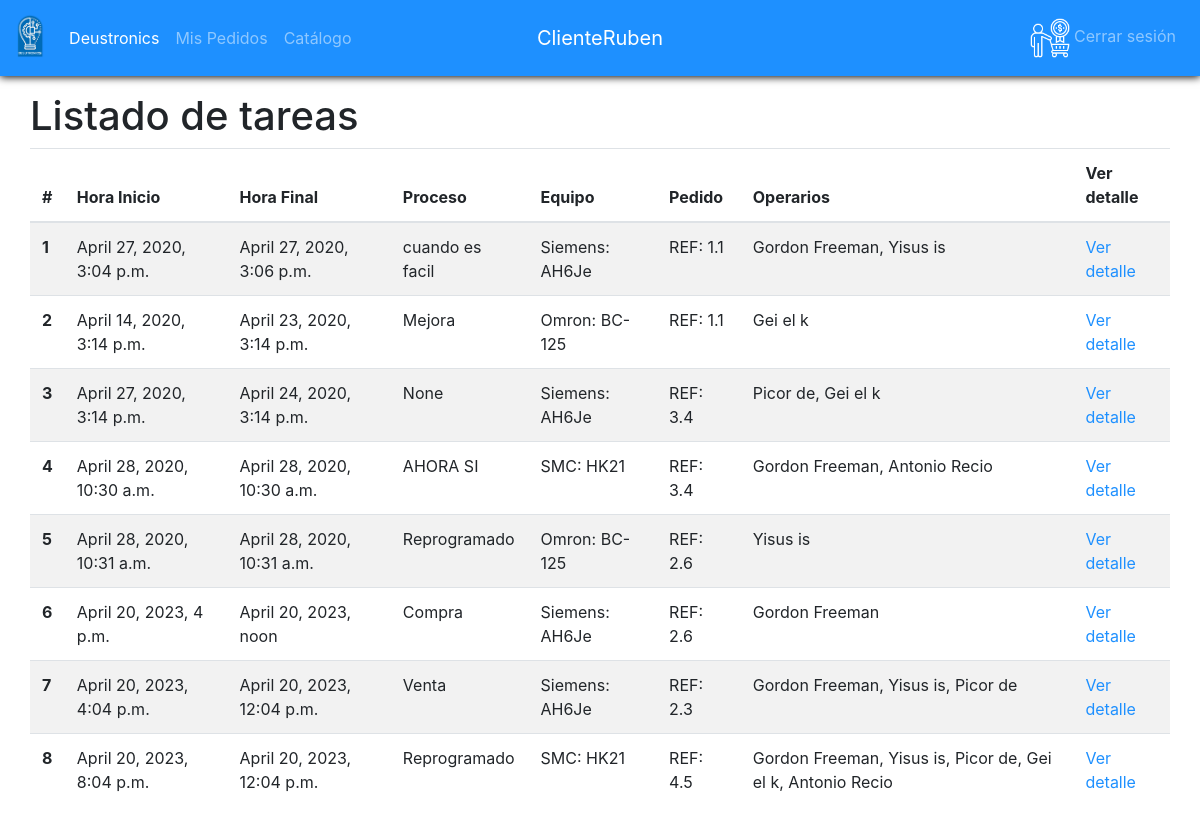
Before: /tareas/ (signed in) with the older database file.
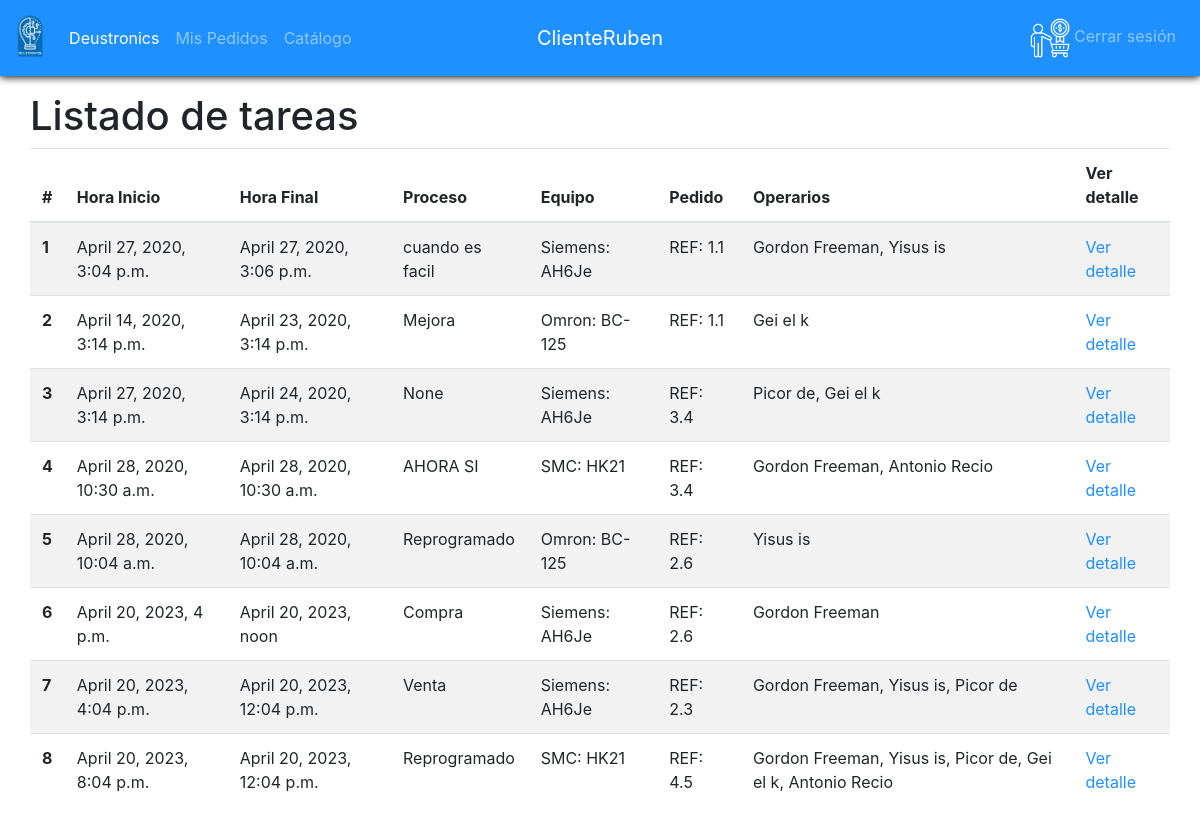
After: the same page with the newer database file.
### app/models.py (models this page shows, shortened)
class Tarea(models.Model):
    hora_inicio = models.DateTimeField()
    hora_fin = models.DateTimeField()
    equipo = models.ForeignKey(Equipo, on_delete=models.SET_NULL, null=True)
    proceso = models.ForeignKey(Proceso, on_delete=models.SET_NULL, null=True)
    pedido = models.ForeignKey(Pedido, on_delete=models.SET_NULL, null=True)
    empleados_asignados = models.ManyToManyField(Empleado)

class Proceso(models.Model):
    nombre = models.CharField(max_length=100)
    def __str__(self):
       return self.nombre

class Equipo(models.Model):
    marca = models.CharField(max_length=100)
    modelo = models.CharField(max_length=100)
    tipo = models.ForeignKey(TipoEquipo, on_delete=models.SET_NULL, null=True)
    fecha_adquisicion = models.DateField()
    fecha_instalacion = models.DateField()
    fecha_ultimo_mantenimiento = models.DateField()
    def __str__(self):
       return str(f"{self.marca}: {self.modelo}")

class Pedido(models.Model):
    planificado = models.BooleanField()
    producido = models.BooleanField()
    cantidad = models.IntegerField()
    catalogo = models.ForeignKey(
        Catalogo, on_delete=models.SET_NULL, null=True)
    cliente = models.ForeignKey(Cliente, on_delete=models.SET_NULL, null=True)
    importe=models.FloatField()
    def __str__(self):
       return str(f"REF: {self.cliente.id}.{self.id}")

class Cliente(models.Model):
    nombre = models.CharField(max_length=100)
    usuario = models.ForeignKey(User, on_delete=models.CASCADE,unique=True)

class Empleado(models.Model):
    dni = models.CharField(max_length=9)
    nombre = models.CharField(max_length=100)
    apellido1 = models.CharField(max_length=100)
    apellido2 = models.CharField(max_length=100)
    telefono = models.CharField(max_length=15)
    usuario = models.ForeignKey(User, on_delete=models.CASCADE,unique=True)
    def __str__(self):
       return str(f"{self.nombre} {self.apellido1}")

### app/views.py (the view, shortened to what this page needs)
# urls.py: path('tareas/', login_required(views.TareaListView.as_view()), name='tarea_lista'),
class TareaListView(View):
    def get(self, req, *args, **kwargs):
        form =TareaForm()
        data=Tarea.objects.all()
        context={'form':form,'tareas':data, 'urlBotonFlotante':reverse('tarea_create')}
        return render(req, 'tarea_lista.html', context)

### app/templatetags/sesion_tags.py (called while the page is built)
@register.filter(name='has_group')
def has_group(user, group_name):
    return user.groups.filter(name=group_name).exists()

### app/templates/tarea_lista.html
{%extends 'base.html'%} {% block content%}
<h1>
  Listado de tareas
</h1>
<table class="table table-striped">
  <thead>
    <tr>
      <th scope="col">#</th>
      <th scope="col">Hora Inicio</th>
      <th scope="col">Hora Final</th>
      <th scope="col">Proceso</th>
      <th scope="col">Equipo</th>
      <th scope="col">Pedido</th>
      <th scope="col">Operarios</th>
      <th scope="col">Ver detalle</th>
    </tr>
  </thead>
  <tbody>
    {%for tarea in tareas%}
    <tr>
      <th scope="row">{{tarea.id}}</th>
      <td>{{tarea.hora_inicio}}</td>
      <td>{{tarea.hora_fin}}</td>
      <td>{{tarea.proceso}}</td>
      <td>{{tarea.equipo}}</td>
      <td>{{tarea.pedido}}</td>
      <td>
        {{tarea.empleados_asignados.all|join:", "}}
      </td>
      <td><a href="{%url 'tarea_detalle' tarea.id %}"> Ver detalle</a></td>
    </tr>
    {%endfor%}
  </tbody>
</table>
{%endblock%}

Changed rows visible on the page:
changed Tarea "Yisus is": hora_inicio "April 28, 2020, 10:31 a.m." → "April 28, 2020, 10:04 a.m."; hora_fin "April 28, 2020, 10:31 a.m." → "April 28, 2020, 10:04 a.m."
